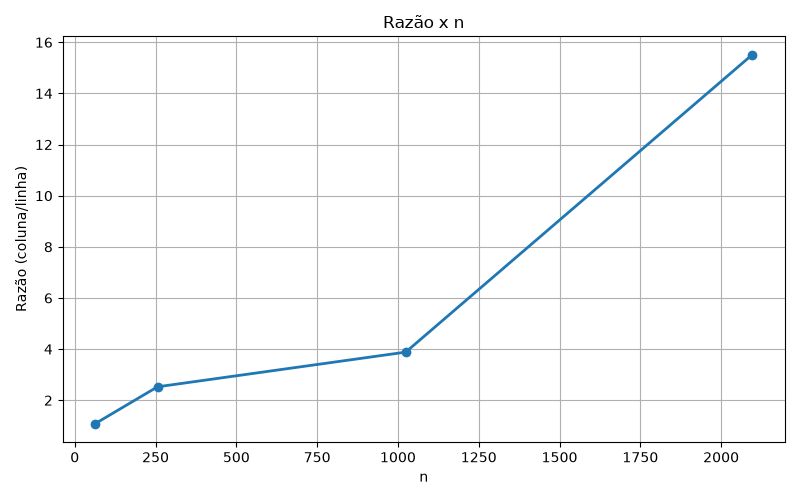

Python code for this plot:
import matplotlib.pyplot as plt

n = [64, 256, 1024, 2096]
razao = [1.091463415, 2.526908367, 3.883410678, 15.512683954]

plt.figure(figsize=(8, 5))
plt.plot(n, razao, marker='o', linewidth=2, markersize=6)

plt.xlabel('n')
plt.ylabel('Razão (coluna/linha)')
plt.title('Razão x n')
plt.grid(True)
plt.tight_layout()
plt.show()
